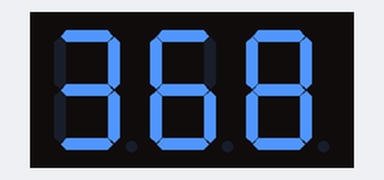
A sketch run on a simulated Arduino Mega 2560, built with avr-gcc and run on an emulated ATmega2560. Shown: 3-digit seven-segment display. Wiring (inferred from the names in the program): 3-digit 7-segment display, segments lit when LOW: segments pin 30, pin 32, pin 34, pin 36, pin 38, pin 40, pin 42, pin 44; digit selects pin 28, pin 26, pin 24. The segment pins are drawn as the display they are named for.

Above: at 5.65 s.
At 11.87 s:
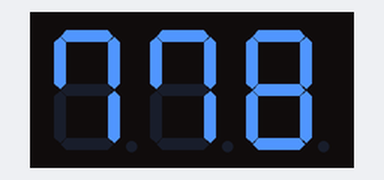
At 24.75 s:
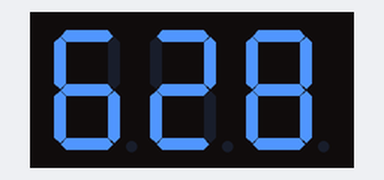
At 25.67 s:
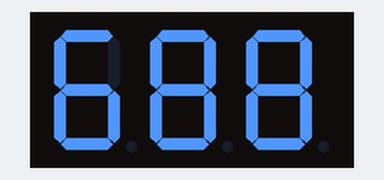
At 26.57 s:
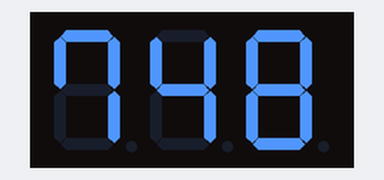
At 31.41 s:
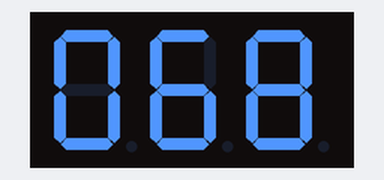

The sketch:

ThreeSevenSegmentDisplay.ino
```cpp
const int pin_1  = 24;
const int pin_2  = 26;
const int pin_3  = 28;
const int pin_A  = 30;
const int pin_B  = 32;
const int pin_C  = 34;
const int pin_D  = 36;
const int pin_E  = 38;
const int pin_F  = 40;
const int pin_G  = 42;
const int pin_DP = 44;

void setNum(int n);
void number(char n);

void setup() {
  pinMode(pin_1, OUTPUT);
  pinMode(pin_2, OUTPUT);
  pinMode(pin_3, OUTPUT);
  pinMode(pin_A, OUTPUT);
  pinMode(pin_B, OUTPUT);
  pinMode(pin_C, OUTPUT);
  pinMode(pin_D, OUTPUT);
  pinMode(pin_E, OUTPUT);
  pinMode(pin_F, OUTPUT);
  pinMode(pin_G, OUTPUT);
  pinMode(pin_DP, OUTPUT);
  digitalWrite(pin_DP, HIGH);  // 關閉小數點
}

void loop() {
  for (int i = 0;i < 999;i++) {
    setNum(i);
  }
}

void setNum(int n){
  // Find values of each bit
  int n1,n2,n3;
  n3 = n / 100;
  n %= 100;
  n2 = n / 10;
  n %= 10;
  n1 = n;
  // Set the number display
  digitalWrite(pin_1, HIGH);
  digitalWrite(pin_2, LOW);
  digitalWrite(pin_3, LOW);
  number(n1);
  delay(5);
  digitalWrite(pin_1, LOW);
  digitalWrite(pin_2, HIGH);
  digitalWrite(pin_3, LOW);
  number(n2);
  delay(5);
  digitalWrite(pin_1, LOW);
  digitalWrite(pin_2, LOW);
  digitalWrite(pin_3, HIGH);
  number(n3);
  delay(5);
}

void number(char n){
  switch (n) {
    case 1:
      digitalWrite(pin_A, HIGH);
      digitalWrite(pin_B, LOW);
      digitalWrite(pin_C, LOW);
      digitalWrite(pin_D, HIGH);
      digitalWrite(pin_E, HIGH);
      digitalWrite(pin_F, HIGH);
      digitalWrite(pin_G, HIGH);
      digitalWrite(pin_DP, HIGH);
      break;
    case 2:
      digitalWrite(pin_A, LOW);
      digitalWrite(pin_B, LOW);
      digitalWrite(pin_C, HIGH);
      digitalWrite(pin_D, LOW);
      digitalWrite(pin_E, LOW);
      digitalWrite(pin_F, HIGH);
      digitalWrite(pin_G, LOW);
      digitalWrite(pin_DP, HIGH);
      break;
    case 3:
      digitalWrite(pin_A, LOW);
      digitalWrite(pin_B, LOW);
      digitalWrite(pin_C, LOW);
      digitalWrite(pin_D, LOW);
      digitalWrite(pin_E, HIGH);
      digitalWrite(pin_F, HIGH);
      digitalWrite(pin_G, LOW);
      digitalWrite(pin_DP, HIGH);
      break;
    case 4:
      digitalWrite(pin_A, HIGH);
      digitalWrite(pin_B, LOW);
      digitalWrite(pin_C, LOW);
      digitalWrite(pin_D, HIGH);
      digitalWrite(pin_E, HIGH);
      digitalWrite(pin_F, LOW);
      digitalWrite(pin_G, LOW);
      digitalWrite(pin_DP, HIGH);
      break;
    case 5:
      digitalWrite(pin_A, LOW);
      digitalWrite(pin_B, HIGH);
      digitalWrite(pin_C, LOW);
      digitalWrite(pin_D, LOW);
      digitalWrite(pin_E, HIGH);
      digitalWrite(pin_F, LOW);
      digitalWrite(pin_G, LOW);
      digitalWrite(pin_DP, HIGH);
      break;
    case 6:
      digitalWrite(pin_A, LOW);
      digitalWrite(pin_B, HIGH);
      digitalWrite(pin_C, LOW);
      digitalWrite(pin_D, LOW);
      digitalWrite(pin_E, LOW);
      digitalWrite(pin_F, LOW);
      digitalWrite(pin_G, LOW);
      digitalWrite(pin_DP, HIGH);
      break;
    case 7:
      digitalWrite(pin_A, LOW);
      digitalWrite(pin_B, LOW);
      digitalWrite(pin_C, LOW);
      digitalWrite(pin_D, HIGH);
      digitalWrite(pin_E, HIGH);
      digitalWrite(pin_F, LOW);
      digitalWrite(pin_G, HIGH);
      digitalWrite(pin_DP, HIGH);
      break;
    case 8:
      digitalWrite(pin_A, LOW);
      digitalWrite(pin_B, LOW);
      digitalWrite(pin_C, LOW);
      digitalWrite(pin_D, LOW);
      digitalWrite(pin_E, LOW);
      digitalWrite(pin_F, LOW);
      digitalWrite(pin_G, LOW);
      digitalWrite(pin_DP, HIGH);
      break;
    case 9:
      digitalWrite(pin_A, LOW);
      digitalWrite(pin_B, LOW);
      digitalWrite(pin_C, LOW);
      digitalWrite(pin_D, LOW);
      digitalWrite(pin_E, HIGH);
      digitalWrite(pin_F, LOW);
      digitalWrite(pin_G, LOW);
      digitalWrite(pin_DP, HIGH);
      break;
    case 0:
      digitalWrite(pin_A, LOW);
      digitalWrite(pin_B, LOW);
      digitalWrite(pin_C, LOW);
      digitalWrite(pin_D, LOW);
      digitalWrite(pin_E, LOW);
      digitalWrite(pin_F, LOW);
      digitalWrite(pin_G, HIGH);
      digitalWrite(pin_DP, HIGH);
      break;
  }
}
```
